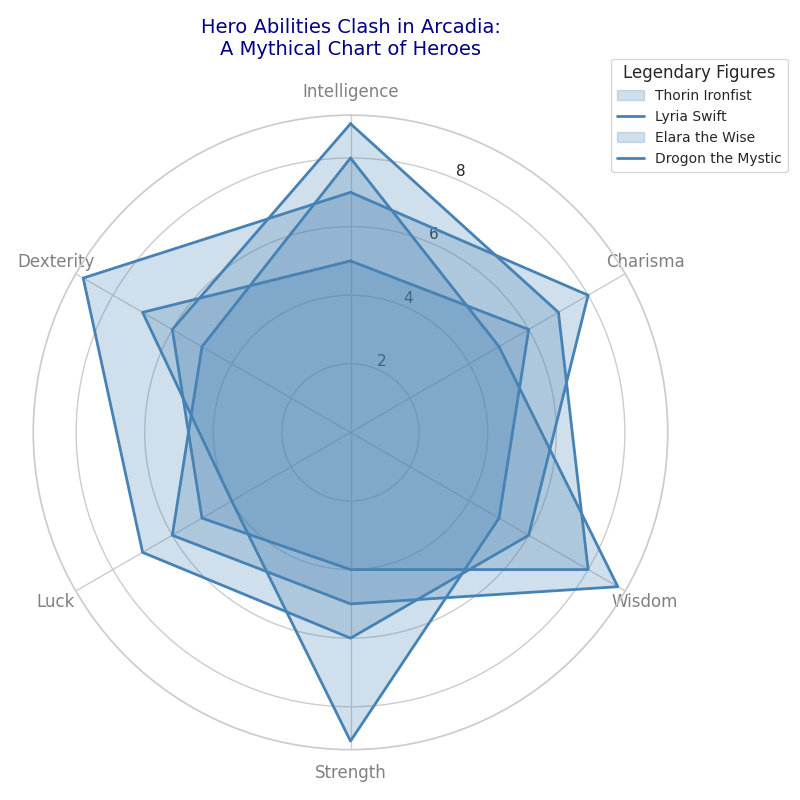

Write the Python code that produced this figure.
import matplotlib.pyplot as plt
import numpy as np

characters = ['Thorin Ironfist', 'Lyria Swift', 'Elara the Wise', 'Drogon the Mystic']
categories = ['Intelligence', 'Charisma', 'Wisdom', 'Strength', 'Luck', 'Dexterity']
num_categories = len(categories)

elara_attributes = [9, 7, 8, 4, 5, 6]
thorin_attributes = [5, 6, 5, 9, 4, 7]
lyria_attributes = [7, 8, 6, 6, 7, 9]
drogon_attributes = [8, 5, 9, 5, 6, 5]

data = [elara_attributes, thorin_attributes, lyria_attributes, drogon_attributes]
data_with_closure = [d + [d[0]] for d in data]

angles = np.linspace(0, 2 * np.pi, num_categories, endpoint=False).tolist()
angles += angles[:1]

fig, ax = plt.subplots(figsize=(8, 8), subplot_kw=dict(polar=True))
ax.set_theta_offset(np.pi / 2)
ax.set_theta_direction(-1)

single_color = '#4682B4'
for attribute_values in data_with_closure:
    ax.fill(angles, attribute_values, color=single_color, alpha=0.25)  # Fill area
    ax.plot(angles, attribute_values, color=single_color, linewidth=2)

plt.xticks(angles[:-1], categories, color='grey', size=12)
plt.title('Hero Abilities Clash in Arcadia:\nA Mythical Chart of Heroes', size=14, color='navy', pad=20)
plt.legend(characters, loc='upper right', bbox_to_anchor=(1.2, 1.1), fontsize=10, title='Legendary Figures')
plt.tight_layout()
plt.show()
